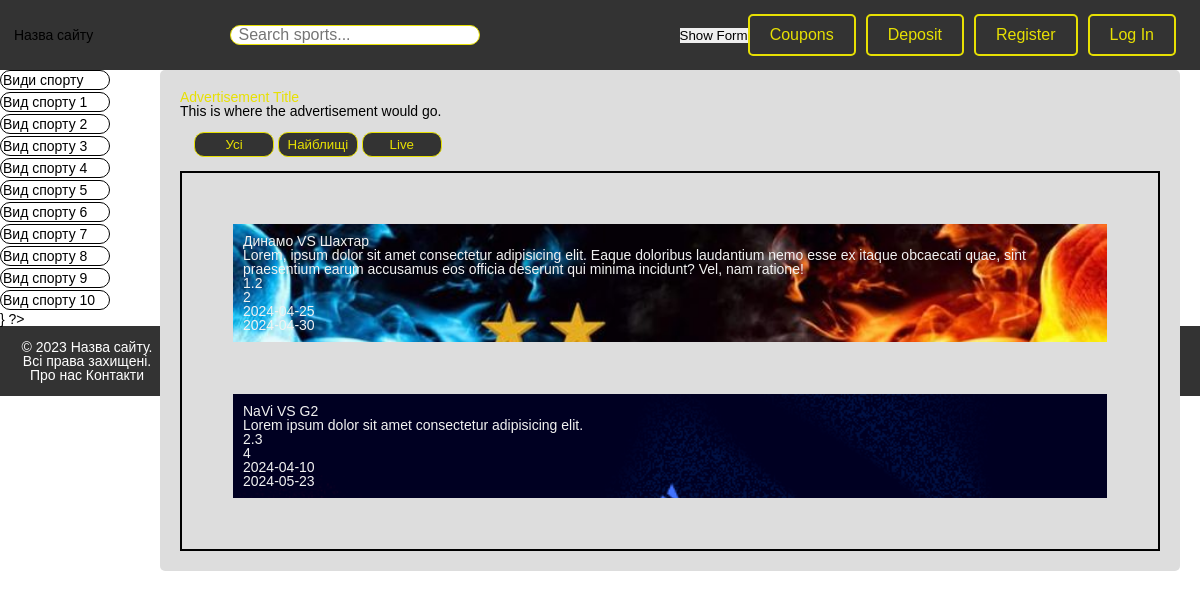
The page / on the database its author committed.
### tables this page shows
CREATE TABLE `MatchVS` (
  `id_Match` int NOT NULL,
  `id_Game` int NOT NULL,
  `Name_Match` varchar(100) NOT NULL,
  `Opis_Match` text NOT NULL,
  `Foto_Match` varchar(255) NOT NULL,
  `Koef_Team1` float NOT NULL,
  `Koef_Team2` float NOT NULL,
  `Date_Start` date NOT NULL,
  `Date_End` date NOT NULL,
  `Visible` int NOT NULL DEFAULT '0'
);

### index.php (the view, shortened to what this page needs)
<?php
include("include/db_connect.php");
?>
<!DOCTYPE html>
<html>
  <head>
    <link rel="stylesheet" type="text/css" href="css/ResetStyles.css">
    <link rel="stylesheet" type="text/css" href="Style.css">
    <link rel="stylesheet" type="text/css" href="log/style.css">
  </head>
  <body>
    <header>
      <h1>Назва сайту</h1>
    <nav class="reg">
        <input type="search" id="searchInput" placeholder="Search sports...">
        <button id="showFormButton">Show Form</button>
        <button class="cta">Coupons</button>
        <button class="cta">Deposit</button>
        <button id="regis" onclick="openRegistration()" class="cta">Register</button>
        <button id="login"class="cta">Log In</button>
    </nav>
    </header>
    <div class="abc">
     <div class="abcc">
      <div class="ad">
			  <h2>Advertisement Title</h2>
			  <p>This is where the advertisement would go.</p>
        <nav class="list">
          <button class="button-turn">Усі</button>
          <button class="button-turn">Найблищі</button>
          <button class="button-turn">Live</button>
        </nav>
        <div class="test">
        <ul>
        <?php
          $result = mysqli_query($link,'SELECT * FROM MatchVS');
            if(mysqli_num_rows($result)>0){
               $row = mysqli_fetch_array($result);
               do{
                 echo '
                   <li class="block-match" style="background: url(adminPhoto/Match/'.$row["Foto_Match"].') 0 0/100% ;">
                     <ul>
                      <li>'.$row["Name_Match"].'</li>
                      <li>'.$row["Opis_Match"].'</li>
                      <li>'.$row["Koef_Team1"].'</li>
                      <li>'.$row["Koef_Team2"].'</li>
                      <li>'.$row["Date_Start"].'</li>
                      <li>'.$row["Date_End"].'</li>
                    </ul>
                  </li>
                ';
               }while($row = mysqli_fetch_array($result));
    }
?>
</ul>
        </div>
		  </div>
     </div>
     <main>
      <div class="sport">Види спорту</div>
      <div class="sport">Вид спорту 1</div>
      <div class="sport">Вид спорту 2</div>
      <div class="sport">Вид спорту 3</div>
      <div class="sport">Вид спорту 4</div>
      <div class="sport">Вид спорту 5</div>
      <div class="sport">Вид спорту 6</div>
      <div class="sport">Вид спорту 7</div>
      <div class="sport">Вид спорту 8</div>
      <div class="sport">Вид спорту 9</div>
      <div class="sport">Вид спорту 10</div>
     </main>
    </div>
  }
?>
    <footer>
      &copy; 2023 Назва сайту. Всі права захищені.
      Про нас
      Контакти
    </footer>
  </body>
</html>

### Style.css (style rules this page uses)
body { font-family: Arial, sans-serif; margin: 0; padding: 0; }
header { background-color: #333; padding: 1rem; display: flex; justify-content: space-between; align-items: center; }
.list { padding: 1rem; }
.button-turn { background-color: #333; border-radius: 10px; color: #e7e003; border: 1px solid #e7e003; height: 25px; width: 80px; }
.sport { border: 1px solid #000000; margin-bottom: 2px; padding: 2px; width: 110px; border-radius: 10px; }
footer { background-color: #333; color: white; padding: 1rem; text-align: center; }
.reg { display: flex; align-items: center; }
.cta { background-color: transparent; color: #e7e003; border: 2px solid #e7e003; padding: 10px 20px; font-size: 16px; margin-right: 10px; border-radius: 5px; cursor: pointer; }
input[type="search"] { width: 250px; height: 20px; padding: 8px; font-size: 16px; border: 1px solid #e7e003; border-radius: 10px; outline: none; margin-right: 200px; }
.ad { float: left; width: 200px; background-color: #ddd; padding: 20px; border-radius: 5px; margin-right: 20px; }
h2 { color: #e7e003; }
.right, .ad, .test { float: right; }
.ad { width: 85% }
.test { border: 2px solid #000000; height: auto; width: 100%; }
.block-match { padding: 10px; margin: 50px; border: 1px solid #ddd; color: #f2f2f2; }

### rows shown on the page
matchvs: Foto_Match (picture), Name_Match "Динамо VS Шахтар", Opis_Match "Lorem, ipsum dolor sit amet consectetur adipisicing elit. Eaque doloribus laudantium nemo esse ex itaque obcaecati quae, sint praesentium earum accusamus eos officia deserunt qui minima incidunt? Vel, nam ratione!", Koef_Team1 "1.2", Koef_Team2 "2", Date_Start "2024-04-25", Date_End "2024-04-30"
matchvs: Foto_Match (picture), Name_Match "NaVi VS G2", Opis_Match "Lorem ipsum dolor sit amet consectetur adipisicing elit.", Koef_Team1 "2.3", Koef_Team2 "4", Date_Start "2024-04-10", Date_End "2024-05-23"
